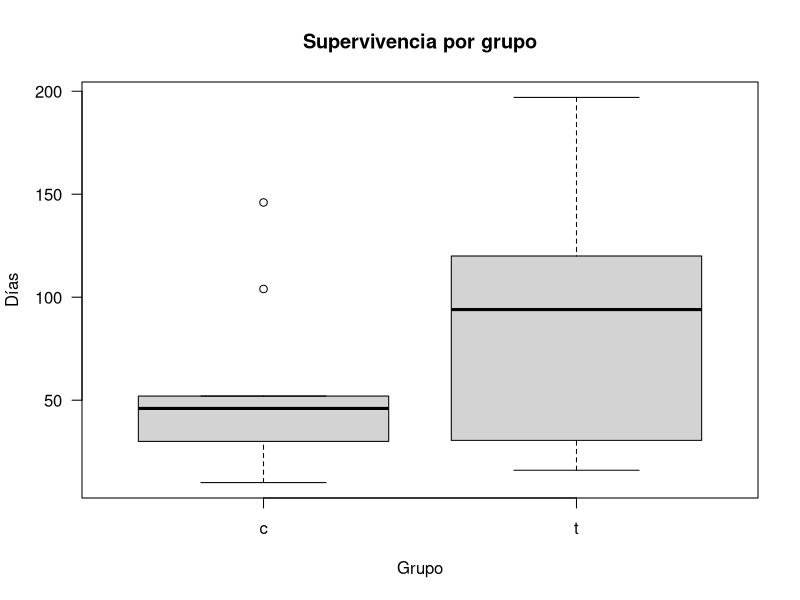

R code for this plot:
## ---- chunk 1
knitr::opts_chunk$set(echo = TRUE)
## ---- chunk 2
nubes <- read.table(file = "./data/clouds.txt", sep = "\t", header = TRUE)
log_lluvia <- log(nubes)

n <- nrow(nubes)

con_tratamiento <- log_lluvia$Seeded.Clouds
sin_tratamiento <- log_lluvia$Unseeded.Clouds

(Xbar <- mean(con_tratamiento))
(Ybar <- mean(sin_tratamiento))

(S2_X <- (n - 1) * var(con_tratamiento))
(S2_Y <- (n - 1) * var(sin_tratamiento))
## ---- chunk 3
(U <- sqrt(n+n-2)*(Xbar - Ybar)/(sqrt(1/n+1/n)*sqrt(S2_X+S2_Y)))
## ---- chunk 4
(qnt <- qt(p = 1 - 0.01, df = n + n - 2))
## ---- chunk 5
U > qnt
## ---- chunk 6
1 - pt(q = U, df = n + n - 2)
## ---- chunk 7
n <- 8
m <- 10

n + m - 2

Xbar <- 2.6
Ybar <- 2.3

S2_X <- 0.32
S2_Y <- 0.22

(U <- sqrt(n + m - 2) * (Xbar - Ybar) /
    (sqrt(1 / n + 1 / m) * sqrt(S2_X + S2_Y)))
## ---- chunk 8
(qnt <- qt(p = 1 - 0.01 / 2, df = n + m - 2))
## ---- chunk 9
abs(U) > qnt
## ---- chunk 10
2 * (1 - pt(q = U, df = n + m - 2))
## ---- chunk 11
set.seed(NULL)
## ---- chunk 12
m <- 20
X <- rnorm(n = m, mean = 0, sd = sqrt(6))
head(X)
n <- 40
Y <- rnorm(n = n, mean = 10, sd = sqrt(2))
head(Y)
## ---- chunk 13
(S2_X_divido_m_1 <- var(X))
(S2_Y_divido_n_1 <- var(Y))

(V <- S2_X_divido_m_1 / S2_Y_divido_n_1)
## ---- chunk 14
(qnt <- qf(p = 1 - 0.05, df1 = m - 1, df2 = n - 1))
## ---- chunk 15
V > qnt
## ---- chunk 16
1 - pf(q = V, df1 = m - 1, df2 = n - 1)
## ---- chunk 17
(m <- length(con_tratamiento))
(n <- length(sin_tratamiento))
(S2_X_divido_m_1 <- var(con_tratamiento))
## ---- chunk 18
(S2_Y_divido_n_1 <- var(sin_tratamiento))
(V <- S2_X_divido_m_1 / S2_Y_divido_n_1)
## ---- chunk 19
(c1 <- qf(0.025, df1 = m - 1, df2 = n - 1))
(c2 <- qf(0.975, df1 = m - 1, df2 = n - 1))
## ---- chunk 20
V < c1;V > c2
## ---- chunk 21
2 * min(1 - pf(q = V, df1 = m - 1, df2 = n - 1),
        pf(q = V, df1 = m - 1, df2 = n - 1))
## ---- chunk 22

# datos observados
trat <- c(94,197,16,38,99,141,23)
cont <- c(52,104,146,10,51,30,40,27,46)

# Tamaño de las muestras
n1 <- length(trat)
n2 <- length(cont)

# Creación de un cuadro de datos
d <- data.frame(c(trat,cont), 
                c(rep("t", length(trat)),rep("c", length(cont))))
names(d) <- c("dias","grupo")

## ---- chunk 23
# BoxPlot de los días de superviviencia por grupo
boxplot(d$dias~d$grupo, las=1, ylab="Días",
xlab="Grupo",main="Supervivencia por grupo")
## ---- chunk 24
# Valor observado del estadístico de prueba
(t <- (mean(trat)-mean(cont))/sqrt(var(trat)/n1+var(cont)/n2))

# Inicio del bootstrap
set.seed(112358) # Semilla
B <- 1000 # número de muestras bootstrap

# Transformación de los datos
Z <- (sum(trat)+sum(cont))/(n1+n2)
Xi <- trat - mean(trat) + Z
Yi <- cont - mean(cont) + Z

Tboot_b <- NULL
for(b in 1:B) {
xb <- sample(Xi, size = n1, replace = TRUE)
yb <- sample(Yi, size = n2, replace = TRUE)
Tboot_b[b] <- (mean(xb)-mean(yb))/sqrt(var(xb)/n1+var(yb)/n2)}

# Cálculo del p-valor
(p <- mean(Tboot_b>=t))
